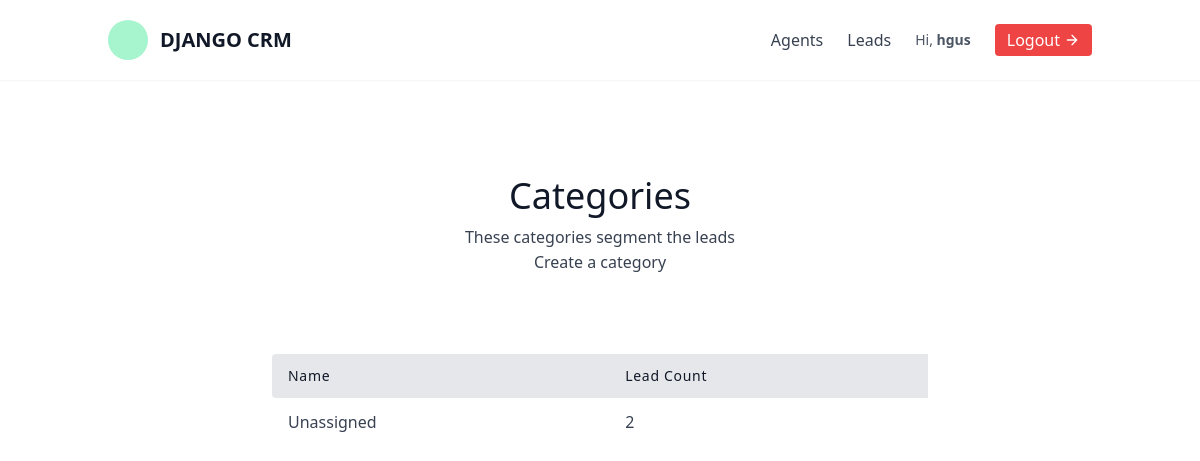
Page /leads/categories/ (signed in) on the earlier database version.
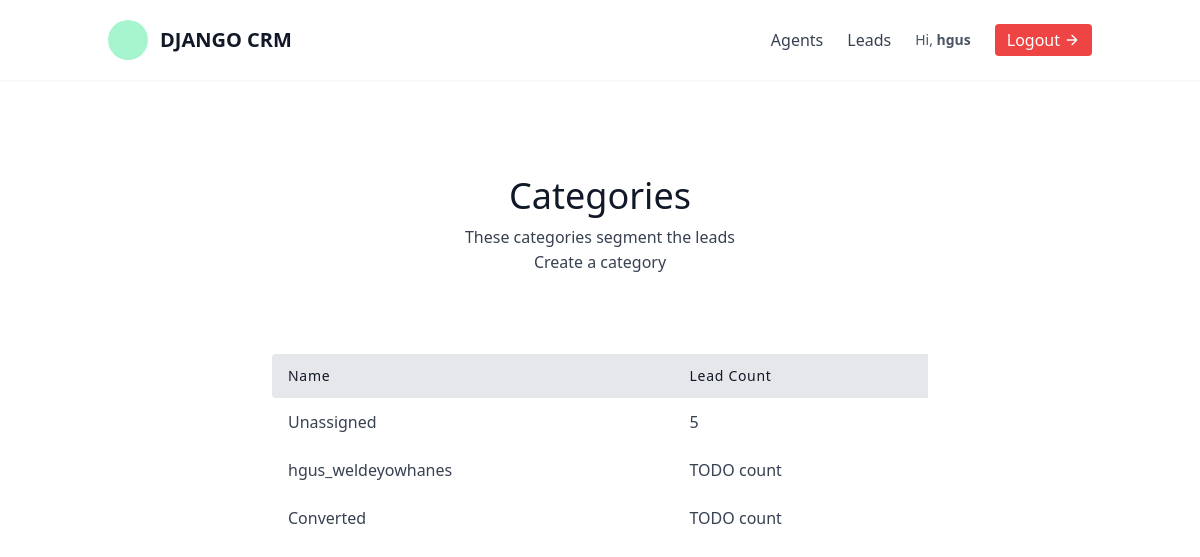
Same page on the later database version.
### leads/models.py (models this page shows, shortened)
class Category(models.Model):
    name = models.CharField(max_length=30)  # New, Contacted, Converted, Unconverted
    organisation = models.ForeignKey(UserProfile, on_delete=models.CASCADE)

### leads/views.py (the view)
# urls.py: path('categories/', views.CategoryListView.as_view(), name='category-list'),
class CategoryListView(LoginRequiredMixin, generic.ListView):
    template_name = "leads/category_list.html"
    context_object_name = "category_list"
    def get_context_data(self, **kwargs):
        context = super(CategoryListView, self).get_context_data(**kwargs)
        user = self.request.user
        if user.is_organisor:
            queryset = models.Lead.objects.filter(
                organisation=user.userprofile
            )
        else:
            queryset = models.Lead.objects.filter(
                organisation=user.agent.organisation
            )
        context.update({
            "unassigned_lead_count": queryset.filter(category__isnull=True).count()
        })
        return context
    def get_queryset(self):
        user = self.request.user
        if user.is_organisor:
            queryset = models.Category.objects.filter(
                organisation=user.userprofile
            )
        else:
            queryset = models.Category.objects.filter(
                organisation=user.agent.organisation
            )
        return queryset

### leads/models.py (called while the page is built)
    def get_queryset(self):
        return super().get_queryset()

### leads/templates/leads/category_list.html
{% extends "base.html" %}
{% block content %}
<section class="text-gray-700 body-font">
    <div class="container px-5 py-24 mx-auto">
      <div class="flex flex-col text-center w-full mb-20">
        <h1 class="sm:text-4xl text-3xl font-medium title-font mb-2 text-gray-900">Categories</h1>
        <p class="lg:w-2/3 mx-auto leading-relaxed text-base">
            These categories segment the leads
        </p>
        <a href="{% url 'leads:category-create' %}" class="hover:text-blue-500">Create a category</a>
      </div>
      <div class="lg:w-2/3 w-full mx-auto overflow-auto">
        <table class="table-auto w-full text-left whitespace-no-wrap">
          <thead>
            <tr>
              <th class="px-4 py-3 title-font tracking-wider font-medium text-gray-900 text-sm bg-gray-200 rounded-tl rounded-bl">Name</th>
              <th class="px-4 py-3 title-font tracking-wider font-medium text-gray-900 text-sm bg-gray-200">Lead Count</th>
            </tr>
          </thead>
          <tbody>
            <tr>
                <td class="px-4 py-3">Unassigned</td>
                <td class="px-4 py-3">{{ unassigned_lead_count }}</td>
            </tr>
            {% for category in category_list %}
                <tr>
                    <td class="px-4 py-3">
                      <a class="hover:text-blue-500" href="{% url 'leads:category-detail' category.pk %}">{{ category.name }}</a>
                    </td>
                    <td class="px-4 py-3">TODO count</td>
                </tr>
            {% endfor %}
          </tbody>
        </table>
      </div>
    </div>
  </section>
{% endblock content %}

Differences in the rows shown:
added Category: name "hgus_weldeyowhanes"
added Category: name "Converted"
Other differences:
{{ unassigned_lead_count }}: "2" → "5"
